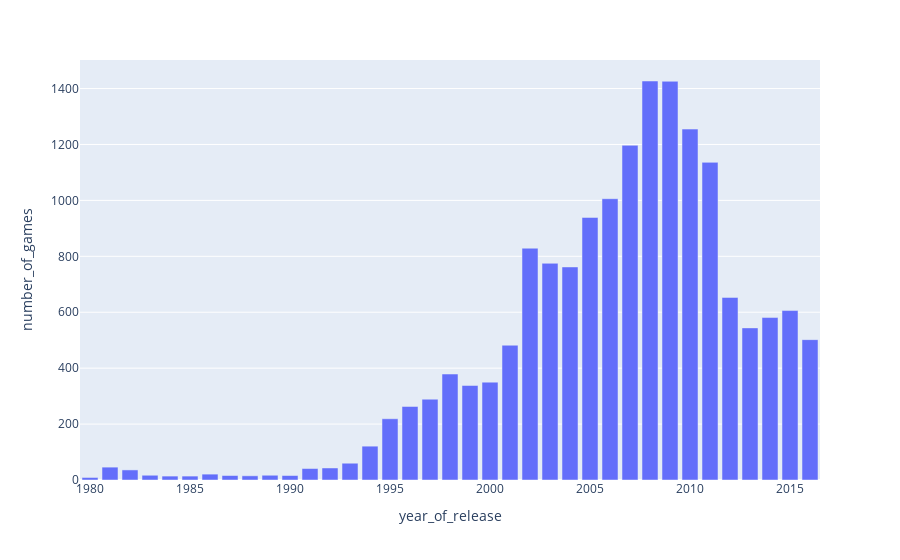

Notebook source saved alongside this figure:
### Code cell
# построим график количества выпущенных игр по годам
px.bar(games_to_year, x='year_of_release', y='number_of_games').show()

### Figure 1 — Plotly figure (JSON) as saved in the notebook; plotly's stock layout.template omitted (floating-point values rounded to 4 significant figures)
{"data": [{"alignmentgroup": "True", "hovertemplate": "year_of_release=%{x}<br>number_of_games=%{y}<extra></extra>", "legendgroup": "", "marker": {"color": "#636efa", "pattern": {"shape": ""}}, "name": "", "offsetgroup": "", "orientation": "v", "showlegend": false, "textposition": "auto", "type": "bar", "x": [1980, 1981, 1982, 1983, 1984, 1985, 1986, 1987, 1988, 1989, 1990, 1991, 1992, 1993, 1994, 1995, 1996, 1997, 1998, 1999, 2000, 2001, 2002, 2003, 2004, 2005, 2006, 2007, 2008, 2009, 2010, 2011, 2012, 2013, 2014, 2015, 2016], "xaxis": "x", "y": [9, 46, 36, 17, 14, 14, 21, 16, 15, 17, 16, 41, 43, 60, 121, 219, 263, 289, 379, 338, 350, 482, 829, 775, 762, 939, 1006, 1197, 1427, 1426, 1255, 1136, 653, 544, 581, 606, 502], "yaxis": "y"}], "layout": {"barmode": "relative", "legend": {"tracegroupgap": 0}, "margin": {"t": 60}, "xaxis": {"anchor": "y", "domain": [0, 1], "title": {"text": "year_of_release"}}, "yaxis": {"anchor": "x", "domain": [0, 1], "title": {"text": "number_of_games"}}}}
